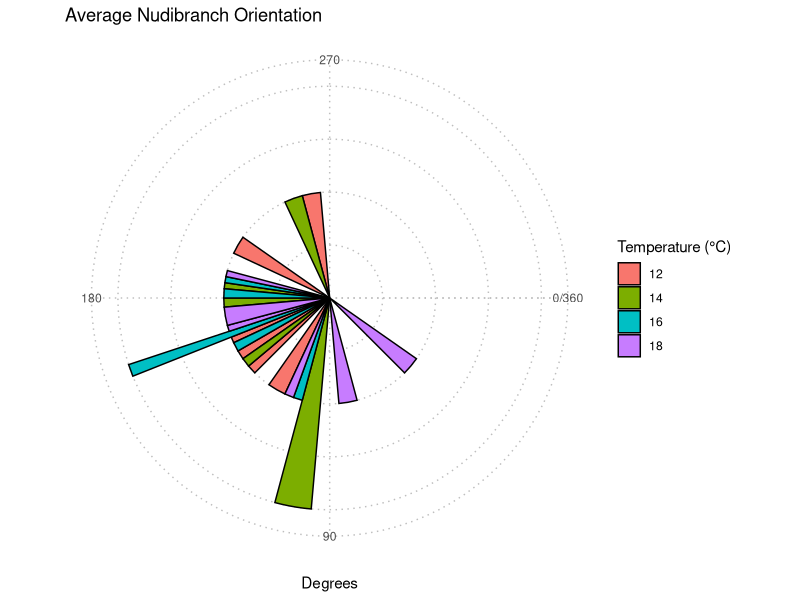

This chart was generated by the following R code:
## ---- chunk 1
knitr::opts_chunk$set(echo = TRUE)
setwd("C:/Users/brian/Documents/Bamfield Fall 2024/DS-ADA/DS/nudi-git")
## ---- chunk 2
library(circular)
library(ggplot2)
library(dplyr)
predraw <- read.csv("raw_data/rawpred.csv", sep = ",", header = TRUE)

## ---- chunk 3
# Calculate the average angle for each nudibranch (nudi_num) grouped by temperature
nudibranch_summary <- predraw %>%
  group_by(nudi_num, temp) %>%
  summarise(mean_fixdeg = mean(fixdeg, na.rm = TRUE), .groups = "drop")

# Convert angles into circular bins for stacking
bin_size <- 10  # Use a small bin size for tight stacking
nudibranch_summary <- nudibranch_summary %>%
  mutate(
    binned_fixdeg = round(mean_fixdeg / bin_size) * bin_size  # Bin the angles
  )

# Create the circular plot
ggplot(nudibranch_summary, aes(x = binned_fixdeg, fill = as.factor(temp))) +
  geom_bar(
  width = 10,  # Bar width
  color = "black",  # Outline color for bars
  position = "dodge"  # Place bars side-by-side for each temperature group
) +
  coord_polar(start = pi/2) +  # Start at 90° (bottom), counter-clockwise rotation
  scale_x_continuous(
    breaks = seq(0, 360, 90),   # Define degree breaks (0, 90, 180, 270)
    limits = c(0, 360)          # Circular limits
  ) +
  labs(
    title = "Average Nudibranch Orientation",
    x = "Degrees",
    y = NULL,
    fill = "Temperature (°C)"
  ) +
  theme_minimal() +
  theme(
    axis.text.y = element_blank(),             # Remove radial axis text
    axis.ticks.y = element_blank(),            # Remove radial axis ticks
    panel.grid.minor = element_blank(),        # Remove minor grid lines
    panel.grid.major = element_line(color = "gray", linetype = "dotted")
  )


## ---- chunk 4
